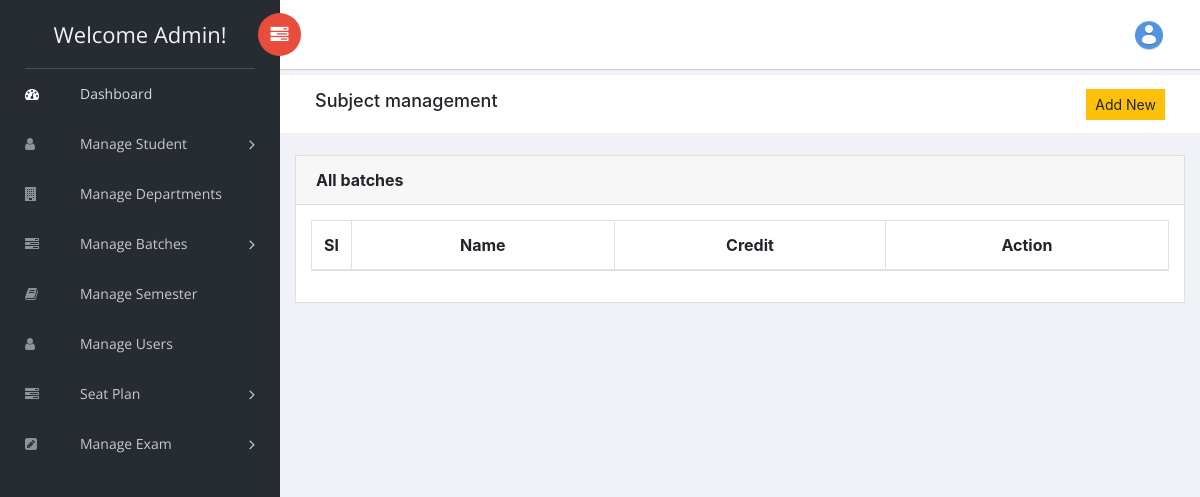
/subject_index.php (signed in), run on an earlier commit of the app's database.
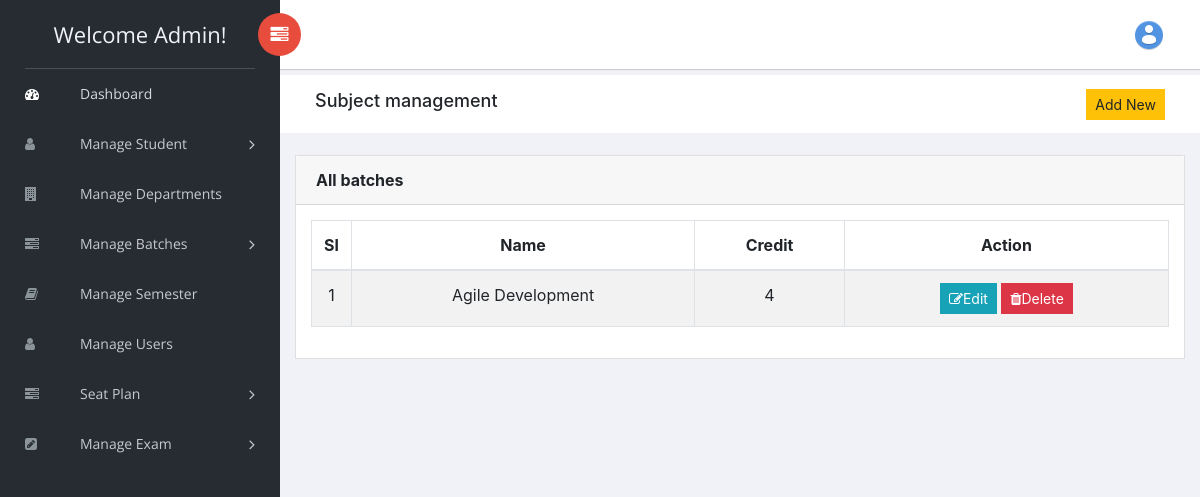
And on a later commit of the database.
### tables this page shows
CREATE TABLE `subjects` (
  `id` int(11) NOT NULL,
  `name` varchar(100) NOT NULL,
  `credit` int(11) NOT NULL
);

### subject_index.php (the view, shortened to what this page needs)
<?php include_once 'template/_head.php'?>
<body>
<?php include_once 'template/leftNav.php'?>
<div id="right-panel" class="right-panel">
    <?php include_once 'template/header.php'?>
    <div class="breadcrumbs">
        <div class="col-sm-4">
            <div class="page-header float-left">
                <div class="page-title">
                    <h1>Subject management</h1>
                </div>
            </div>
        </div>
        <div class="col-sm-8">
            <div class="page-header float-right">
                <div class="page-title">
                    <ol class="breadcrumb text-right">
                        <a href="create_subject.php" class="btn btn-sm btn-warning">Add New</a>
                    </ol>
                </div>
            </div>
        </div>
    </div>
    <?php
        $conn = connect();
        $sql = "SELECT * FROM subjects";
        $subjects= $conn->query($sql);
        $serial = 1;
    ?>
    <div class="content mt-3">
        <div class="row">
            <div class="col-md-12">
                <div class="card">
                    <div class="card-header">
                        <strong class="card-title">All batches</strong>
                    </div>
                    <div class="card-body text-center">
                        <table id="bootstrap-data-table-export" class="table table-striped table-bordered">
                            <thead>
                            <tr>
                                <th class="text-center" style="width: 3px;">Sl</th>
                                <th>Name</th>
                                <th>Credit</th>
                                <th>Action</th>
                            </tr>
                            </thead>
                            <tbody>
                            <?php
                            foreach ($subjects as $subject){
                                ?>
                                <tr>
                                    <td><?= $serial++?></td>
                                    <td><?= $subject['name']?></td>
                                    <td><?= $subject['credit']?></td>
                                    <td>
                                        <a  href="subject_edit.php?bid=<?= $subject['id']?>" class="btn btn-info btn-sm">
                                            <i class="fa fa-edit"></i>Edit
                                        </a>
                                        <form class="" action="subject_delete_action.php" method="post" style="display:inline">
                                            <button title="Delete" type="submit" class="btn btn-danger btn-sm" onclick="return confirm('Are you sure?')">
                                                <i class="fa fa-trash"></i>Delete
                                            </button>
                                        </form>
                                    </td>
                                </tr>
                            <?php } ?>
                            </tbody>
                        </table>
                    </div>
                </div>
            </div>
        </div>
    </div>
</div>
<?php include_once 'template/footer.php'?>

What changed in the data, as far as the page shows it:
added subjects: name "Agile Development", credit "4"
